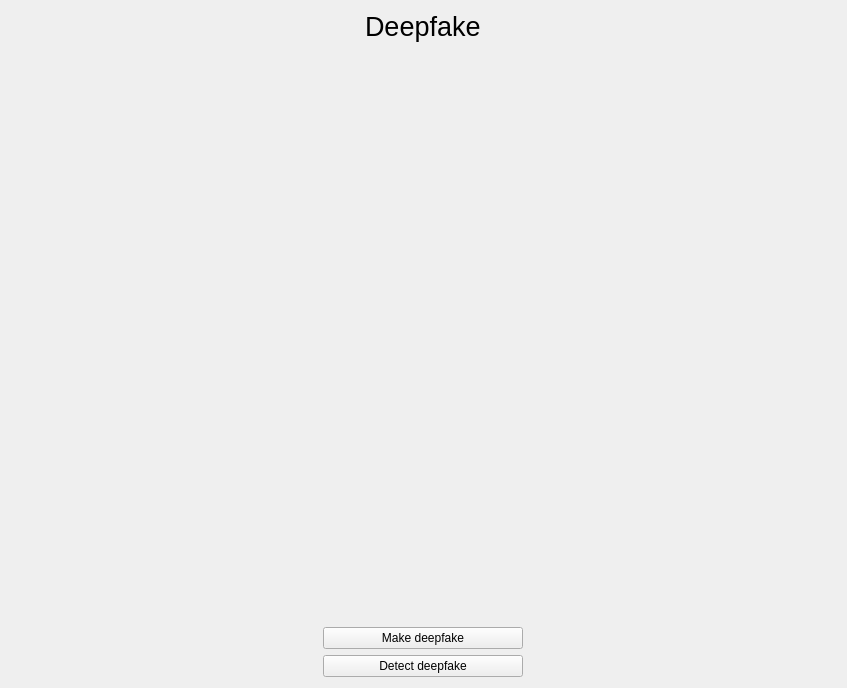
<?xml version="1.0" encoding="UTF-8"?>
<ui version="4.0">
 <class>start_page</class>
 <widget class="QWidget" name="start_page">
  <property name="geometry">
   <rect>
    <x>0</x>
    <y>0</y>
    <width>847</width>
    <height>688</height>
   </rect>
  </property>
  <property name="windowTitle">
   <string>Form</string>
  </property>
  <layout class="QVBoxLayout" name="verticalLayout_2">
   <item>
    <layout class="QVBoxLayout" name="verticalLayout">
     <item alignment="Qt::AlignHCenter">
      <widget class="QLabel" name="label">
       <property name="font">
        <font>
         <pointsize>20</pointsize>
        </font>
       </property>
       <property name="text">
        <string>Deepfake</string>
       </property>
      </widget>
     </item>
     <item>
      <spacer name="verticalSpacer">
       <property name="orientation">
        <enum>Qt::Vertical</enum>
       </property>
       <property name="sizeHint" stdset="0">
        <size>
         <width>20</width>
         <height>40</height>
        </size>
       </property>
      </spacer>
     </item>
     <item alignment="Qt::AlignHCenter">
      <widget class="QPushButton" name="make_deepfake_btn">
       <property name="minimumSize">
        <size>
         <width>200</width>
         <height>0</height>
        </size>
       </property>
       <property name="maximumSize">
        <size>
         <width>200</width>
         <height>16777215</height>
        </size>
       </property>
       <property name="text">
        <string>Make deepfake</string>
       </property>
      </widget>
     </item>
     <item alignment="Qt::AlignHCenter">
      <widget class="QPushButton" name="detect_deepfake_btn">
       <property name="minimumSize">
        <size>
         <width>200</width>
         <height>0</height>
        </size>
       </property>
       <property name="maximumSize">
        <size>
         <width>200</width>
         <height>16777215</height>
        </size>
       </property>
       <property name="text">
        <string>Detect deepfake</string>
       </property>
      </widget>
     </item>
    </layout>
   </item>
  </layout>
 </widget>
 <resources/>
 <connections/>
</ui>
